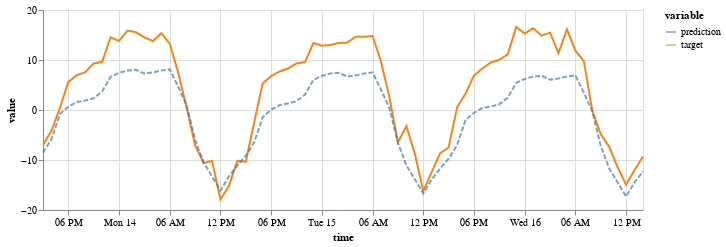

The code cell stored with this chart in its notebook:
### Code cell
(on.Plot()
    .add(on.marks.line, input)
    .add(on.marks.line, target)
    .add(on.marks.line, prediction, type='dashed')
    .properties(width=600, height=200)
    .show()
)

### Figure 1 — Vega specification as saved in the notebook (floating-point values rounded to 4 significant figures)
{"$schema": "https://vega.github.io/schema/vega/v5.json", "data": [{"name": "source_0", "values": [], "transform": [{"type": "formula", "expr": "toDate(datum['time'])", "as": "time"}]}, {"name": "source_1", "values": [{"time": "2018-05-13T15:00:00.000", "variable": "target", "value": -6.966}, {"time": "2018-05-13T16:00:00.000", "variable": "target", "value": -4.153}, {"time": "2018-05-13T17:00:00.000", "variable": "target", "value": 0.402}, {"time": "2018-05-13T18:00:00.000", "variable": "target", "value": 5.626}, {"time": "2018-05-13T19:00:00.000", "variable": "target", "value": 6.966}, {"time": "2018-05-13T20:00:00.000", "variable": "target", "value": 7.569}, {"time": "2018-05-13T21:00:00.000", "variable": "target", "value": 9.31}, {"time": "2018-05-13T22:00:00.000", "variable": "target", "value": 9.645}, {"time": "2018-05-13T23:00:00.000", "variable": "target", "value": 14.53}, {"time": "2018-05-14T00:00:00.000", "variable": "target", "value": 13.8}, {"time": "2018-05-14T01:00:00.000", "variable": "target", "value": 15.87}, {"time": "2018-05-14T02:00:00.000", "variable": "target", "value": 15.54}, {"time": "2018-05-14T03:00:00.000", "variable": "target", "value": 14.53}, {"time": "2018-05-14T04:00:00.000", "variable": "target", "value": 13.8}, {"time": "2018-05-14T05:00:00.000", "variable": "target", "value": 15.34}, {"time": "2018-05-14T06:00:00.000", "variable": "target", "value": 13.26}, {"time": "2018-05-14T07:00:00.000", "variable": "target", "value": 7.502}, {"time": "2018-05-14T08:00:00.000", "variable": "target", "value": 0.469}, {"time": "2018-05-14T09:00:00.000", "variable": "target", "value": -7.033}, {"time": "2018-05-14T10:00:00.000", "variable": "target", "value": -10.58}, {"time": "2018-05-14T11:00:00.000", "variable": "target", "value": -10.18}, {"time": "2018-05-14T12:00:00.000", "variable": "target", "value": -17.88}, {"time": "2018-05-14T13:00:00.000", "variable": "target", "value": -15.2}, {"time": "2018-05-14T14:00:00.000", "variable": "target", "value": -10.18}, {"time": "2018-05-14T15:00:00.000", "variable": "target", "value": -10.31}, {"time": "2018-05-14T16:00:00.000", "variable": "target", "value": -2.411}, {"time": "2018-05-14T17:00:00.000", "variable": "target", "value": 5.358}, {"time": "2018-05-14T18:00:00.000", "variable": "target", "value": 6.765}, {"time": "2018-05-14T19:00:00.000", "variable": "target", "value": 7.703}, {"time": "2018-05-14T20:00:00.000", "variable": "target", "value": 8.306}, {"time": "2018-05-14T21:00:00.000", "variable": "target", "value": 9.31}, {"time": "2018-05-14T22:00:00.000", "variable": "target", "value": 9.578}, {"time": "2018-05-14T23:00:00.000", "variable": "target", "value": 13.4}, {"time": "2018-05-15T00:00:00.000", "variable": "target", "value": 12.86}, {"time": "2018-05-15T01:00:00.000", "variable": "target", "value": 12.99}, {"time": "2018-05-15T02:00:00.000", "variable": "target", "value": 13.4}, {"time": "2018-05-15T03:00:00.000", "variable": "target", "value": 13.46}, {"time": "2018-05-15T04:00:00.000", "variable": "target", "value": 14.67}, {"time": "2018-05-15T05:00:00.000", "variable": "target", "value": 14.67}, {"time": "2018-05-15T06:00:00.000", "variable": "target", "value": 14.8}, {"time": "2018-05-15T07:00:00.000", "variable": "target", "value": 9.645}, {"time": "2018-05-15T08:00:00.000", "variable": "target", "value": 2.478}, {"time": "2018-05-15T09:00:00.000", "variable": "target", "value": -6.43}, {"time": "2018-05-15T10:00:00.000", "variable": "target", "value": -3.215}, {"time": "2018-05-15T11:00:00.000", "variable": "target", "value": -8.774}, {"time": "2018-05-15T12:00:00.000", "variable": "target", "value": -16.21}, {"time": "2018-05-15T13:00:00.000", "variable": "target", "value": -12.39}, {"time": "2018-05-15T14:00:00.000", "variable": "target", "value": -8.64}, {"time": "2018-05-15T15:00:00.000", "variable": "target", "value": -7.502}, {"time": "2018-05-15T16:00:00.000", "variable": "target", "value": 0.536}, {"time": "2018-05-15T17:00:00.000", "variable": "target", "value": 3.282}, {"time": "2018-05-15T18:00:00.000", "variable": "target", "value": 6.899}, {"time": "2018-05-15T19:00:00.000", "variable": "target", "value": 8.306}, {"time": "2018-05-15T20:00:00.000", "variable": "target", "value": 9.511}, {"time": "2018-05-15T21:00:00.000", "variable": "target", "value": 10.05}, {"time": "2018-05-15T22:00:00.000", "variable": "target", "value": 11.12}, {"time": "2018-05-15T23:00:00.000", "variable": "target", "value": 16.61}, {"time": "2018-05-16T00:00:00.000", "variable": "target", "value": 15.27}, {"time": "2018-05-16T01:00:00.000", "variable": "target", "value": 16.34}, {"time": "2018-05-16T02:00:00.000", "variable": "target", "value": 14.87}, {"time": "2018-05-16T03:00:00.000", "variable": "target", "value": 15.47}, {"time": "2018-05-16T04:00:00.000", "variable": "target", "value": 11.39}, {"time": "2018-05-16T05:00:00.000", "variable": "target", "value": 16.14}, {"time": "2018-05-16T06:00:00.000", "variable": "target", "value": 11.85}, {"time": "2018-05-16T07:00:00.000", "variable": "target", "value": 9.779}, {"time": "2018-05-16T08:00:00.000", "variable": "target", "value": -0.134}, {"time": "2018-05-16T09:00:00.000", "variable": "target", "value": -4.823}, {"time": "2018-05-16T10:00:00.000", "variable": "target", "value": -7.368}, {"time": "2018-05-16T11:00:00.000", "variable": "target", "value": -11.45}, {"time": "2018-05-16T12:00:00.000", "variable": "target", "value": -14.94}, {"time": "2018-05-16T13:00:00.000", "variable": "target", "value": -11.99}, {"time": "2018-05-16T14:00:00.000", "variable": "target", "value": -9.31}], "transform": [{"type": "formula", "expr": "toDate(datum['time'])", "as": "time"}]}, {"name": "source_2", "values": [{"time": "2018-05-13T15:00:00.000", "variable": "prediction", "value": -8.55}, {"time": "2018-05-13T16:00:00.000", "variable": "prediction", "value": -5.833}, {"time": "2018-05-13T17:00:00.000", "variable": "prediction", "value": -0.8139}, {"time": "2018-05-13T18:00:00.000", "variable": "prediction", "value": 0.6451}, {"time": "2018-05-13T19:00:00.000", "variable": "prediction", "value": 1.592}, {"time": "2018-05-13T20:00:00.000", "variable": "prediction", "value": 1.894}, {"time": "2018-05-13T21:00:00.000", "variable": "prediction", "value": 2.348}, {"time": "2018-05-13T22:00:00.000", "variable": "prediction", "value": 3.687}, {"time": "2018-05-13T23:00:00.000", "variable": "prediction", "value": 6.63}, {"time": "2018-05-14T00:00:00.000", "variable": "prediction", "value": 7.424}, {"time": "2018-05-14T01:00:00.000", "variable": "prediction", "value": 7.883}, {"time": "2018-05-14T02:00:00.000", "variable": "prediction", "value": 8.051}, {"time": "2018-05-14T03:00:00.000", "variable": "prediction", "value": 7.281}, {"time": "2018-05-14T04:00:00.000", "variable": "prediction", "value": 7.515}, {"time": "2018-05-14T05:00:00.000", "variable": "prediction", "value": 7.893}, {"time": "2018-05-14T06:00:00.000", "variable": "prediction", "value": 8.137}, {"time": "2018-05-14T07:00:00.000", "variable": "prediction", "value": 4.649}, {"time": "2018-05-14T08:00:00.000", "variable": "prediction", "value": 0.956}, {"time": "2018-05-14T09:00:00.000", "variable": "prediction", "value": -5.971}, {"time": "2018-05-14T10:00:00.000", "variable": "prediction", "value": -10.49}, {"time": "2018-05-14T11:00:00.000", "variable": "prediction", "value": -13.26}, {"time": "2018-05-14T12:00:00.000", "variable": "prediction", "value": -16.09}, {"time": "2018-05-14T13:00:00.000", "variable": "prediction", "value": -13.28}, {"time": "2018-05-14T14:00:00.000", "variable": "prediction", "value": -11.1}, {"time": "2018-05-14T15:00:00.000", "variable": "prediction", "value": -9.152}, {"time": "2018-05-14T16:00:00.000", "variable": "prediction", "value": -6.434}, {"time": "2018-05-14T17:00:00.000", "variable": "prediction", "value": -1.415}, {"time": "2018-05-14T18:00:00.000", "variable": "prediction", "value": 0.04357}, {"time": "2018-05-14T19:00:00.000", "variable": "prediction", "value": 0.9908}, {"time": "2018-05-14T20:00:00.000", "variable": "prediction", "value": 1.292}, {"time": "2018-05-14T21:00:00.000", "variable": "prediction", "value": 1.747}, {"time": "2018-05-14T22:00:00.000", "variable": "prediction", "value": 3.086}, {"time": "2018-05-14T23:00:00.000", "variable": "prediction", "value": 6.028}, {"time": "2018-05-15T00:00:00.000", "variable": "prediction", "value": 6.822}, {"time": "2018-05-15T01:00:00.000", "variable": "prediction", "value": 7.282}, {"time": "2018-05-15T02:00:00.000", "variable": "prediction", "value": 7.449}, {"time": "2018-05-15T03:00:00.000", "variable": "prediction", "value": 6.679}, {"time": "2018-05-15T04:00:00.000", "variable": "prediction", "value": 6.913}, {"time": "2018-05-15T05:00:00.000", "variable": "prediction", "value": 7.291}, {"time": "2018-05-15T06:00:00.000", "variable": "prediction", "value": 7.535}, {"time": "2018-05-15T07:00:00.000", "variable": "prediction", "value": 4.048}, {"time": "2018-05-15T08:00:00.000", "variable": "prediction", "value": 0.3545}, {"time": "2018-05-15T09:00:00.000", "variable": "prediction", "value": -6.573}, {"time": "2018-05-15T10:00:00.000", "variable": "prediction", "value": -11.09}, {"time": "2018-05-15T11:00:00.000", "variable": "prediction", "value": -13.86}, {"time": "2018-05-15T12:00:00.000", "variable": "prediction", "value": -16.69}, {"time": "2018-05-15T13:00:00.000", "variable": "prediction", "value": -13.88}, {"time": "2018-05-15T14:00:00.000", "variable": "prediction", "value": -11.7}, {"time": "2018-05-15T15:00:00.000", "variable": "prediction", "value": -9.753}, {"time": "2018-05-15T16:00:00.000", "variable": "prediction", "value": -7.036}, {"time": "2018-05-15T17:00:00.000", "variable": "prediction", "value": -2.017}, {"time": "2018-05-15T18:00:00.000", "variable": "prediction", "value": -0.558}, {"time": "2018-05-15T19:00:00.000", "variable": "prediction", "value": 0.3893}, {"time": "2018-05-15T20:00:00.000", "variable": "prediction", "value": 0.6906}, {"time": "2018-05-15T21:00:00.000", "variable": "prediction", "value": 1.145}, {"time": "2018-05-15T22:00:00.000", "variable": "prediction", "value": 2.484}, {"time": "2018-05-15T23:00:00.000", "variable": "prediction", "value": 5.427}, {"time": "2018-05-16T00:00:00.000", "variable": "prediction", "value": 6.221}, {"time": "2018-05-16T01:00:00.000", "variable": "prediction", "value": 6.68}, {"time": "2018-05-16T02:00:00.000", "variable": "prediction", "value": 6.848}, {"time": "2018-05-16T03:00:00.000", "variable": "prediction", "value": 6.078}, {"time": "2018-05-16T04:00:00.000", "variable": "prediction", "value": 6.312}, {"time": "2018-05-16T05:00:00.000", "variable": "prediction", "value": 6.69}, {"time": "2018-05-16T06:00:00.000", "variable": "prediction", "value": 6.934}, {"time": "2018-05-16T07:00:00.000", "variable": "prediction", "value": 3.446}, {"time": "2018-05-16T08:00:00.000", "variable": "prediction", "value": -0.2471}, {"time": "2018-05-16T09:00:00.000", "variable": "prediction", "value": -7.174}, {"time": "2018-05-16T10:00:00.000", "variable": "prediction", "value": -11.69}, {"time": "2018-05-16T11:00:00.000", "variable": "prediction", "value": -14.47}, {"time": "2018-05-16T12:00:00.000", "variable": "prediction", "value": -17.29}, {"time": "2018-05-16T13:00:00.000", "variable": "prediction", "value": -14.48}, {"time": "2018-05-16T14:00:00.000", "variable": "prediction", "value": -12.3}], "transform": [{"type": "formula", "expr": "toDate(datum['time'])", "as": "time"}]}, {"name": "source_0_color_domain_variable_0", "values": []}, {"name": "source_1_color_domain_variable_1", "values": [{"variable": "target"}]}, {"name": "source_2_color_domain_variable_2", "values": [{"variable": "prediction"}]}], "marks": [{"type": "group", "name": "layer_0_pathgroup", "from": {"facet": {"data": "source_0", "name": "faceted_path_layer_0_main", "groupby": ["variable"]}}, "encode": {"update": {"width": {"field": {"signal": null, "datum": null, "group": "width", "parent": null}}, "height": {"field": {"signal": null, "datum": null, "group": "height", "parent": null}}}}, "marks": [{"type": "line", "name": "layer_0_marks", "from": {"data": "faceted_path_layer_0_main"}, "sort": {"field": "x"}, "encode": {"update": {"y": {"field": "value", "scale": "y"}, "x": {"field": "time", "scale": "x"}, "stroke": {"field": "variable", "scale": "color"}, "defined": {"signal": "isValid(datum[\"time\"]) && isFinite(+datum[\"time\"]) && isValid(datum[\"value\"]) && isFinite(+datum[\"value\"])"}}}, "style": ["line"]}]}, {"type": "group", "name": "layer_1_pathgroup", "from": {"facet": {"data": "source_1", "name": "faceted_path_layer_1_main", "groupby": ["variable"]}}, "encode": {"update": {"height": {"field": {"signal": null, "datum": null, "group": "height", "parent": null}}, "width": {"field": {"signal": null, "datum": null, "group": "width", "parent": null}}}}, "marks": [{"type": "line", "name": "layer_1_marks", "from": {"data": "faceted_path_layer_1_main"}, "sort": {"field": "x"}, "encode": {"update": {"defined": {"signal": "isValid(datum[\"time\"]) && isFinite(+datum[\"time\"]) && isValid(datum[\"value\"]) && isFinite(+datum[\"value\"])"}, "stroke": {"field": "variable", "scale": "color"}, "x": {"field": "time", "scale": "x"}, "y": {"field": "value", "scale": "y"}}}, "style": ["line"]}]}, {"type": "group", "name": "layer_2_pathgroup", "from": {"facet": {"data": "source_2", "name": "faceted_path_layer_2_main", "groupby": ["variable"]}}, "encode": {"update": {"width": {"field": {"signal": null, "datum": null, "group": "width", "parent": null}}, "height": {"field": {"signal": null, "datum": null, "group": "height", "parent": null}}}}, "marks": [{"type": "line", "name": "layer_2_marks", "from": {"data": "faceted_path_layer_2_main"}, "sort": {"field": "x"}, "encode": {"update": {"opacity": {"value": 0.7}, "stroke": {"field": "variable", "scale": "color"}, "defined": {"signal": "isValid(datum[\"time\"]) && isFinite(+datum[\"time\"]) && isValid(datum[\"value\"]) && isFinite(+datum[\"value\"])"}, "x": {"field": "time", "scale": "x"}, "strokeDash": {"value": [5, 2]}, "y": {"field": "value", "scale": "y"}}}, "style": ["line"]}]}], "scales": [{"name": "x", "type": "time", "domain": {"fields": [{"data": "source_0", "field": "time"}, {"data": "source_1", "field": "time"}, {"data": "source_2", "field": "time"}]}, "range": [0, {"signal": "width"}]}, {"name": "y", "type": "linear", "domain": {"fields": [{"data": "source_0", "field": "value"}, {"data": "source_1", "field": "value"}, {"data": "source_2", "field": "value"}]}, "range": [{"signal": "height"}, 0], "nice": true, "zero": true}, {"name": "color", "type": "ordinal", "domain": {"fields": [{"data": "source_0_color_domain_variable_0", "field": "variable"}, {"data": "source_1_color_domain_variable_1", "field": "variable"}, {"data": "source_2_color_domain_variable_2", "field": "variable"}], "sort": true}, "range": "category"}], "axes": [{"scale": "x", "tickCount": {"signal": "ceil(width/40)"}, "orient": "bottom", "zindex": 0, "aria": false, "maxExtent": 0, "gridScale": "y", "grid": true, "domain": false, "labels": false, "ticks": false, "minExtent": 0}, {"scale": "y", "orient": "left", "gridScale": "x", "maxExtent": 0, "ticks": false, "minExtent": 0, "domain": false, "grid": true, "tickCount": {"signal": "ceil(height/40)"}, "zindex": 0, "aria": false, "labels": false}, {"scale": "x", "zindex": 0, "orient": "bottom", "labelOverlap": true, "labelFlush": true, "title": "time", "grid": false, "tickCount": {"signal": "ceil(width/40)"}}, {"scale": "y", "labelOverlap": true, "zindex": 0, "grid": false, "orient": "left", "tickCount": {"signal": "ceil(height/40)"}, "title": "value"}], "height": 200, "style": "cell", "padding": 5, "width": 600, "background": "white", "legends": [{"stroke": "color", "symbolType": "stroke", "title": "variable", "encode": {"symbols": {"update": {"opacity": {"value": 0.7}}}}}]}
